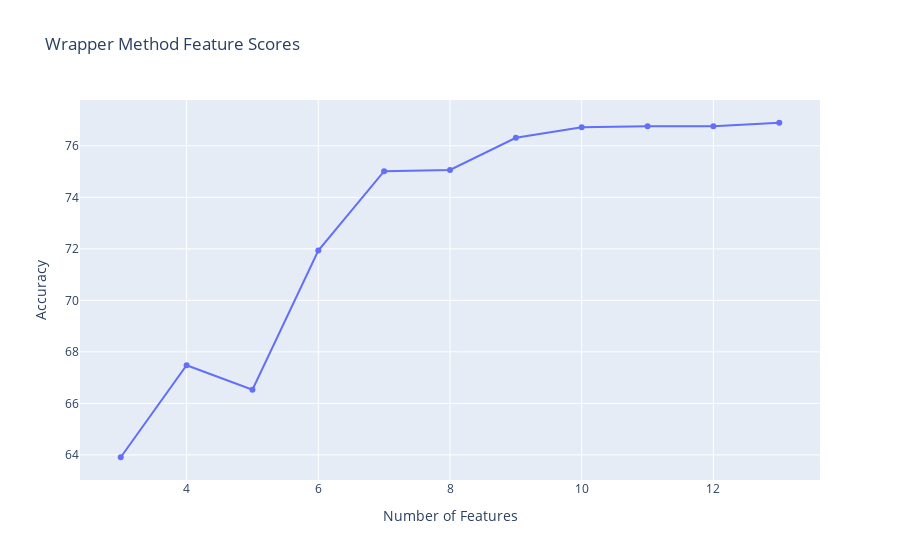

The notebook cell this image was saved under:
### Code cell
wrapper_mstr = Master()
wrapper_mstr.run_with_wrapper()
wrapper_mstr.organize_results()

### Figure 1 — Plotly figure (JSON) as saved in the notebook; plotly's stock layout.template omitted (floating-point values rounded to 4 significant figures)
{"data": [{"mode": "lines+markers", "type": "scatter", "x": [3, 4, 5, 6, 7, 8, 9, 10, 11, 12, 13], "y": [63.91, 67.48, 66.53, 71.93, 75.02, 75.06, 76.31, 76.72, 76.76, 76.76, 76.9]}], "layout": {"title": {"text": "Wrapper Method Feature Scores"}, "xaxis": {"title": {"text": "Number of Features"}}, "yaxis": {"title": {"text": "Accuracy"}}}}
